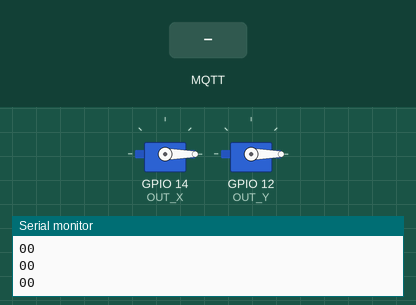
Simulated run of this sketch. Board: ESP32. On the bench: 2 × servo, the last lines printed to the serial monitor. Inputs (shaded band) come from the test bench. WiFi joins after 1.5 s; servers stay silent unless stated; no MQTT or app messages arrive unless stated.

Above: at 2.8 s.
2.9 s: MQTT message "90" arrives on the first subscribed topic
At 4.1 s:
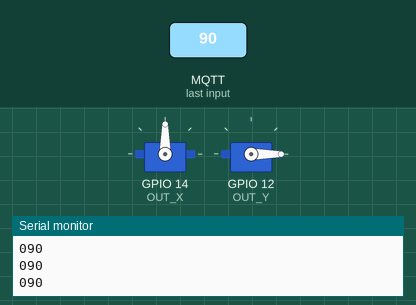
4.4 s: MQTT message "200" arrives on the first subscribed topic
At 5.5 s:
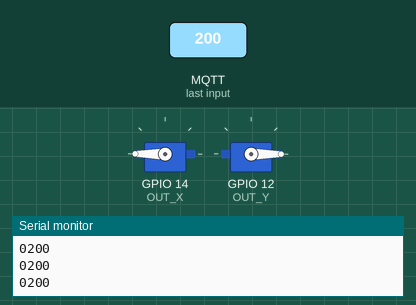
5.9 s: MQTT message "90" arrives on the second subscribed topic
At 7.1 s:
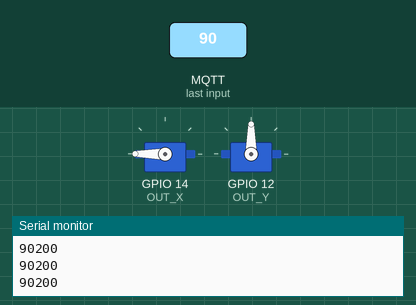
7.4 s: MQTT message "esp32/output/x" arrives on the first subscribed topic
At 8.5 s:
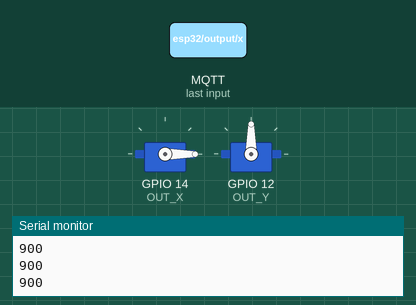
8.9 s: MQTT message "200" arrives on the second subscribed topic
At 9.7 s:
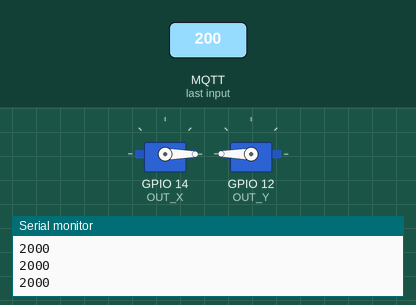
10.4 s: MQTT message "esp32/output/x" arrives on the second subscribed topic
At 10.9 s:
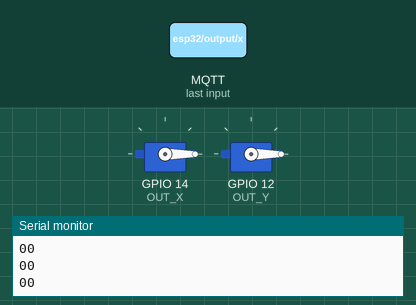
Timing chart, 0 to 12.9 s (numbered marks = the images above; inputs shaded):
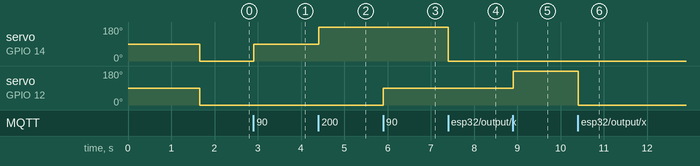

The sketch:

servo_sub.ino
```cpp
#include <ESP32_Servo.h>
#include <WiFi.h>
#include <PubSubClient.h>

#define OUT_X 14       // 伺服馬達X的輸出腳
#define OUT_Y 12       // 伺服馬達Y的輸出腳
#define PORT 1883
/*const char* ssid = "信我者得Wi-Fi";
const char* password = "0909160217";
const char* mqtt_server = "192.168.238.234";*/
const char* ssid = "319";
const char* password = "sbHappy319319";
const char* mqtt_server = "192.168.50.170";
int cposX, cposY;

WiFiClient espClient;
PubSubClient client(espClient);
Servo servoX, servoY;   // 宣告兩個伺服馬達程式物件

void setup() {
  Serial.begin(115200);
  servoX.attach(OUT_X, 500, 2400);    // 設定伺服馬達的接腳
  servoY.attach(OUT_Y, 500, 2400);
  setup_wifi();
  client.setServer(mqtt_server, 1883);
  client.setCallback(callback);
}

void setup_wifi() {
  delay(100);
  Serial.println();
  Serial.print("Connecting to ");
  Serial.println(ssid);

  WiFi.begin(ssid, password);

  while (WiFi.status() != WL_CONNECTED) {
    delay(500);
    Serial.print(".");
  }

  Serial.println("");
  Serial.println("WiFi connected");
  Serial.println("IP address: ");
  Serial.println(WiFi.localIP());

  /*Serial.println(mqttPort);
  broker.setMaxNumClients(9);
  broker.startBroker();
  Serial.print("broker started");
  Serial.println("Use this port: ");
  delay(1000);
  mqtt_server =  WiFi.localIP().toString().c_str();
  //可以在ap上設固定ip取代*/
}

void callback(char* topic, byte* message, unsigned int length) {
  String messageTemp;

  for (int i = 0; i < length ; i++) {
    messageTemp += (char)message[i];
  }

  if (String(topic) == "esp32/output/x") {
    cposX = messageTemp.toInt();
  }
  else if(String(topic) == "esp32/output/y"){
    cposY = messageTemp.toInt();
  }
}

void reconnect() {
  while (WiFi.status() != WL_CONNECTED)
  {
    setup_wifi();
  }

  client.setServer(mqtt_server, 1883);
  client.setCallback(callback);   //將回傳資料傳入callback

  while (!client.connected()) {
    Serial.print("Attempting MQTT connection...");
    if (client.connect("ESP8266Client")) {
      client.subscribe("esp32/output/x");//Change Topic
      client.subscribe("esp32/output/y");
      Serial.println("connected");
    } else {
      Serial.print("failed, rc=");
      Serial.print(client.state());
      Serial.println(" try again in 3 seconds");
      delay(3000);
    }
  }
}

void control() {
   servoX.write(cposX);
   Serial.print(cposX);
   Serial.print("\n");
   servoY.write(cposY);
   Serial.print(cposY);
// 設定伺服馬達的旋轉角度
   delay(15);
}

void loop() {
  if (!client.connected()) {
    reconnect();
  }
  client.loop();
  control();
}
```

Measured:
- after the input at 2.9 s, servo on GPIO 14 (OUT_X): 0° → 90° at once
- after the input at 4.4 s, servo on GPIO 14 (OUT_X): 90° → 180° at once
- after the input at 5.9 s, servo on GPIO 12 (OUT_Y): 0° → 90° at once
- after the input at 7.4 s, servo on GPIO 14 (OUT_X): 180° → 0° at once
- after the input at 8.9 s, servo on GPIO 12 (OUT_Y): 90° → 180° at once
- after the input at 10.4 s, servo on GPIO 12 (OUT_Y): 180° → 0° at once
